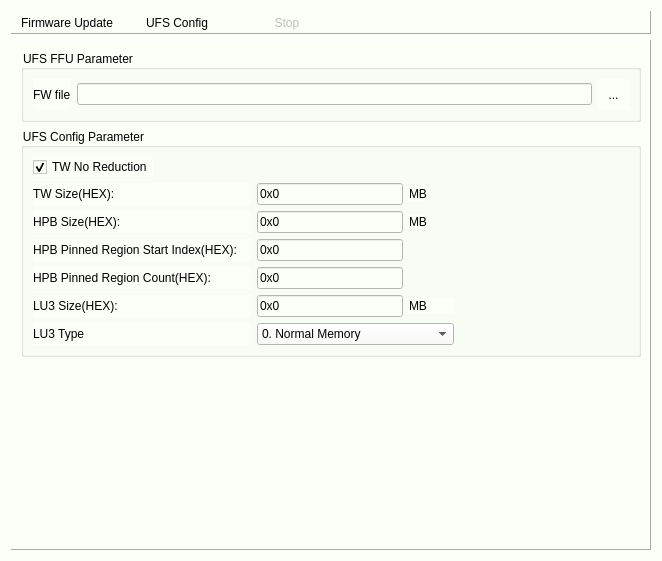
<?xml version="1.0" encoding="UTF-8"?>
<ui version="4.0">
 <class>FFUWidget</class>
 <widget class="QWidget" name="FFUWidget">
  <property name="geometry">
   <rect>
    <x>0</x>
    <y>0</y>
    <width>662</width>
    <height>561</height>
   </rect>
  </property>
  <property name="windowTitle">
   <string>Form</string>
  </property>
  <property name="styleSheet">
   <string notr="true">background-color: rgb(250, 255, 247);</string>
  </property>
  <layout class="QVBoxLayout" name="verticalLayout_3">
   <item>
    <widget class="QFrame" name="frame">
     <property name="frameShape">
      <enum>QFrame::Panel</enum>
     </property>
     <property name="frameShadow">
      <enum>QFrame::Raised</enum>
     </property>
     <layout class="QHBoxLayout" name="horizontalLayout_4">
      <property name="spacing">
       <number>0</number>
      </property>
      <property name="leftMargin">
       <number>0</number>
      </property>
      <property name="topMargin">
       <number>0</number>
      </property>
      <property name="rightMargin">
       <number>0</number>
      </property>
      <property name="bottomMargin">
       <number>0</number>
      </property>
      <item>
       <widget class="QToolButton" name="toolButton_Firmwate_Update">
        <property name="sizePolicy">
         <sizepolicy hsizetype="Fixed" vsizetype="Preferred">
          <horstretch>0</horstretch>
          <verstretch>0</verstretch>
         </sizepolicy>
        </property>
        <property name="minimumSize">
         <size>
          <width>110</width>
          <height>0</height>
         </size>
        </property>
        <property name="toolTip">
         <string>Ctrl +M</string>
        </property>
        <property name="text">
         <string>Firmware Update</string>
        </property>
        <property name="icon">
         <iconset resource="../Resources/icon.qrc">
          <normaloff>:/images/writeMemory.png</normaloff>:/images/writeMemory.png</iconset>
        </property>
        <property name="iconSize">
         <size>
          <width>24</width>
          <height>24</height>
         </size>
        </property>
        <property name="shortcut">
         <string>Ctrl+M</string>
        </property>
        <property name="toolButtonStyle">
         <enum>Qt::ToolButtonTextUnderIcon</enum>
        </property>
        <property name="autoRaise">
         <bool>true</bool>
        </property>
       </widget>
      </item>
      <item>
       <widget class="QToolButton" name="toolButton_UFS_Config">
        <property name="sizePolicy">
         <sizepolicy hsizetype="Fixed" vsizetype="Preferred">
          <horstretch>0</horstretch>
          <verstretch>0</verstretch>
         </sizepolicy>
        </property>
        <property name="minimumSize">
         <size>
          <width>110</width>
          <height>0</height>
         </size>
        </property>
        <property name="toolTip">
         <string>Ctrl +M</string>
        </property>
        <property name="text">
         <string>UFS Config</string>
        </property>
        <property name="icon">
         <iconset resource="../Resources/icon.qrc">
          <normaloff>:/images/writeMemory.png</normaloff>:/images/writeMemory.png</iconset>
        </property>
        <property name="iconSize">
         <size>
          <width>24</width>
          <height>24</height>
         </size>
        </property>
        <property name="shortcut">
         <string>Ctrl+M</string>
        </property>
        <property name="toolButtonStyle">
         <enum>Qt::ToolButtonTextUnderIcon</enum>
        </property>
        <property name="autoRaise">
         <bool>true</bool>
        </property>
       </widget>
      </item>
      <item>
       <widget class="QToolButton" name="toolButton_Stop">
        <property name="enabled">
         <bool>false</bool>
        </property>
        <property name="sizePolicy">
         <sizepolicy hsizetype="Fixed" vsizetype="Preferred">
          <horstretch>0</horstretch>
          <verstretch>0</verstretch>
         </sizepolicy>
        </property>
        <property name="minimumSize">
         <size>
          <width>110</width>
          <height>0</height>
         </size>
        </property>
        <property name="toolTip">
         <string>Shift + M</string>
        </property>
        <property name="text">
         <string>Stop</string>
        </property>
        <property name="icon">
         <iconset resource="../Resources/icon.qrc">
          <normaloff>:/images/stop.png</normaloff>:/images/stop.png</iconset>
        </property>
        <property name="iconSize">
         <size>
          <width>24</width>
          <height>24</height>
         </size>
        </property>
        <property name="shortcut">
         <string>Shift+M</string>
        </property>
        <property name="toolButtonStyle">
         <enum>Qt::ToolButtonTextUnderIcon</enum>
        </property>
        <property name="autoRaise">
         <bool>true</bool>
        </property>
       </widget>
      </item>
      <item>
       <spacer name="horizontalSpacer_4">
        <property name="orientation">
         <enum>Qt::Horizontal</enum>
        </property>
        <property name="sizeHint" stdset="0">
         <size>
          <width>479</width>
          <height>20</height>
         </size>
        </property>
       </spacer>
      </item>
     </layout>
    </widget>
   </item>
   <item>
    <widget class="QFrame" name="frame_3">
     <property name="frameShape">
      <enum>QFrame::Panel</enum>
     </property>
     <property name="frameShadow">
      <enum>QFrame::Raised</enum>
     </property>
     <layout class="QVBoxLayout" name="verticalLayout_2">
      <item>
       <widget class="QGroupBox" name="groupBox_ffu_parameter">
        <property name="enabled">
         <bool>true</bool>
        </property>
        <property name="minimumSize">
         <size>
          <width>0</width>
          <height>0</height>
         </size>
        </property>
        <property name="title">
         <string>UFS FFU Parameter</string>
        </property>
        <layout class="QHBoxLayout" name="horizontalLayout_8">
         <item>
          <widget class="QLabel" name="label_fwfile">
           <property name="text">
            <string>FW file</string>
           </property>
          </widget>
         </item>
         <item>
          <widget class="QLineEdit" name="lineEdit_fwfile"/>
         </item>
         <item>
          <widget class="QToolButton" name="toolButton_openFwFile">
           <property name="minimumSize">
            <size>
             <width>31</width>
             <height>31</height>
            </size>
           </property>
           <property name="toolTip">
            <string>Browser</string>
           </property>
           <property name="text">
            <string>...</string>
           </property>
           <property name="icon">
            <iconset resource="../Resources/icon.qrc">
             <normaloff>:/images/openFolder.png</normaloff>:/images/openFolder.png</iconset>
           </property>
           <property name="iconSize">
            <size>
             <width>24</width>
             <height>24</height>
            </size>
           </property>
           <property name="autoRaise">
            <bool>true</bool>
           </property>
          </widget>
         </item>
        </layout>
       </widget>
      </item>
      <item>
       <widget class="QGroupBox" name="groupBox_ufs_setting_parameter">
        <property name="enabled">
         <bool>true</bool>
        </property>
        <property name="minimumSize">
         <size>
          <width>0</width>
          <height>0</height>
         </size>
        </property>
        <property name="title">
         <string>UFS Config Parameter</string>
        </property>
        <property name="checkable">
         <bool>false</bool>
        </property>
        <layout class="QVBoxLayout" name="verticalLayout">
         <item>
          <layout class="QHBoxLayout" name="horizontalLayout_2">
           <item>
            <widget class="QCheckBox" name="checkBox_tw_no_reduction">
             <property name="text">
              <string>TW No Reduction</string>
             </property>
             <property name="checked">
              <bool>true</bool>
             </property>
            </widget>
           </item>
           <item>
            <spacer name="horizontalSpacer_3">
             <property name="orientation">
              <enum>Qt::Horizontal</enum>
             </property>
             <property name="sizeHint" stdset="0">
              <size>
               <width>40</width>
               <height>20</height>
              </size>
             </property>
            </spacer>
           </item>
          </layout>
         </item>
         <item>
          <layout class="QHBoxLayout" name="horizontalLayout">
           <item>
            <layout class="QGridLayout" name="gridLayout">
             <item row="0" column="0">
              <widget class="QLabel" name="label_tw_size">
               <property name="sizePolicy">
                <sizepolicy hsizetype="Preferred" vsizetype="Preferred">
                 <horstretch>0</horstretch>
                 <verstretch>0</verstretch>
                </sizepolicy>
               </property>
               <property name="minimumSize">
                <size>
                 <width>0</width>
                 <height>0</height>
                </size>
               </property>
               <property name="text">
                <string>TW Size(HEX):    </string>
               </property>
              </widget>
             </item>
             <item row="0" column="1">
              <widget class="QLineEdit" name="lineEdit_TWSize">
               <property name="sizePolicy">
                <sizepolicy hsizetype="Expanding" vsizetype="Fixed">
                 <horstretch>0</horstretch>
                 <verstretch>0</verstretch>
                </sizepolicy>
               </property>
               <property name="inputMethodHints">
                <set>Qt::ImhNone</set>
               </property>
               <property name="text">
                <string>0x0</string>
               </property>
              </widget>
             </item>
             <item row="0" column="2">
              <widget class="QLabel" name="label_21">
               <property name="sizePolicy">
                <sizepolicy hsizetype="Fixed" vsizetype="Fixed">
                 <horstretch>0</horstretch>
                 <verstretch>0</verstretch>
                </sizepolicy>
               </property>
               <property name="text">
                <string>MB</string>
               </property>
              </widget>
             </item>
             <item row="1" column="0">
              <widget class="QLabel" name="label_hpb_size">
               <property name="sizePolicy">
                <sizepolicy hsizetype="Preferred" vsizetype="Preferred">
                 <horstretch>0</horstretch>
                 <verstretch>0</verstretch>
                </sizepolicy>
               </property>
               <property name="minimumSize">
                <size>
                 <width>0</width>
                 <height>0</height>
                </size>
               </property>
               <property name="text">
                <string>HPB Size(HEX):    </string>
               </property>
              </widget>
             </item>
             <item row="1" column="1">
              <widget class="QLineEdit" name="lineEdit_HPBSize">
               <property name="sizePolicy">
                <sizepolicy hsizetype="Expanding" vsizetype="Fixed">
                 <horstretch>0</horstretch>
                 <verstretch>0</verstretch>
                </sizepolicy>
               </property>
               <property name="text">
                <string>0x0</string>
               </property>
              </widget>
             </item>
             <item row="1" column="2">
              <widget class="QLabel" name="label_6">
               <property name="sizePolicy">
                <sizepolicy hsizetype="Fixed" vsizetype="Fixed">
                 <horstretch>0</horstretch>
                 <verstretch>0</verstretch>
                </sizepolicy>
               </property>
               <property name="text">
                <string>MB</string>
               </property>
              </widget>
             </item>
             <item row="2" column="0">
              <widget class="QLabel" name="label_hpb_pinned_region_start_index">
               <property name="sizePolicy">
                <sizepolicy hsizetype="Preferred" vsizetype="Preferred">
                 <horstretch>0</horstretch>
                 <verstretch>0</verstretch>
                </sizepolicy>
               </property>
               <property name="minimumSize">
                <size>
                 <width>0</width>
                 <height>0</height>
                </size>
               </property>
               <property name="text">
                <string>HPB Pinned Region Start Index(HEX):    </string>
               </property>
              </widget>
             </item>
             <item row="2" column="1">
              <widget class="QLineEdit" name="lineEdit_HPB_Pinned_Region_Start_Index">
               <property name="sizePolicy">
                <sizepolicy hsizetype="Expanding" vsizetype="Fixed">
                 <horstretch>0</horstretch>
                 <verstretch>0</verstretch>
                </sizepolicy>
               </property>
               <property name="text">
                <string>0x0</string>
               </property>
              </widget>
             </item>
             <item row="3" column="0">
              <widget class="QLabel" name="label_hpb_pinned_region_count">
               <property name="sizePolicy">
                <sizepolicy hsizetype="Preferred" vsizetype="Preferred">
                 <horstretch>0</horstretch>
                 <verstretch>0</verstretch>
                </sizepolicy>
               </property>
               <property name="minimumSize">
                <size>
                 <width>0</width>
                 <height>0</height>
                </size>
               </property>
               <property name="text">
                <string>HPB Pinned Region Count(HEX):    </string>
               </property>
              </widget>
             </item>
             <item row="3" column="1">
              <widget class="QLineEdit" name="lineEdit_Pinned_Region_Count">
               <property name="sizePolicy">
                <sizepolicy hsizetype="Expanding" vsizetype="Fixed">
                 <horstretch>0</horstretch>
                 <verstretch>0</verstretch>
                </sizepolicy>
               </property>
               <property name="text">
                <string>0x0</string>
               </property>
              </widget>
             </item>
             <item row="4" column="0">
              <widget class="QLabel" name="label_hpb_size_3">
               <property name="minimumSize">
                <size>
                 <width>0</width>
                 <height>0</height>
                </size>
               </property>
               <property name="text">
                <string>LU3 Size(HEX): </string>
               </property>
              </widget>
             </item>
             <item row="4" column="1">
              <widget class="QLineEdit" name="lineEdit_lu3_size">
               <property name="sizePolicy">
                <sizepolicy hsizetype="Expanding" vsizetype="Fixed">
                 <horstretch>0</horstretch>
                 <verstretch>0</verstretch>
                </sizepolicy>
               </property>
               <property name="text">
                <string>0x0</string>
               </property>
              </widget>
             </item>
             <item row="4" column="2">
              <widget class="QLabel" name="label_22">
               <property name="sizePolicy">
                <sizepolicy hsizetype="Fixed" vsizetype="Fixed">
                 <horstretch>0</horstretch>
                 <verstretch>0</verstretch>
                </sizepolicy>
               </property>
               <property name="text">
                <string>MB        </string>
               </property>
              </widget>
             </item>
             <item row="5" column="0">
              <widget class="QLabel" name="label_hpb_size_2">
               <property name="minimumSize">
                <size>
                 <width>0</width>
                 <height>0</height>
                </size>
               </property>
               <property name="text">
                <string>LU3 Type</string>
               </property>
              </widget>
             </item>
             <item row="5" column="1" colspan="2">
              <widget class="QComboBox" name="comboBox_lu3_type">
               <property name="sizePolicy">
                <sizepolicy hsizetype="Expanding" vsizetype="Fixed">
                 <horstretch>0</horstretch>
                 <verstretch>0</verstretch>
                </sizepolicy>
               </property>
               <item>
                <property name="text">
                 <string>0. Normal Memory</string>
                </property>
               </item>
               <item>
                <property name="text">
                 <string>1. System code memory type</string>
                </property>
               </item>
               <item>
                <property name="text">
                 <string>2. Non-Persistent memory type</string>
                </property>
               </item>
               <item>
                <property name="text">
                 <string>3. Enhanced memory type 1</string>
                </property>
               </item>
               <item>
                <property name="text">
                 <string>4. Enhanced memory type 2</string>
                </property>
               </item>
               <item>
                <property name="text">
                 <string>5. Enhanced memory type 3</string>
                </property>
               </item>
               <item>
                <property name="text">
                 <string>6. Enhanced memory type 4</string>
                </property>
               </item>
              </widget>
             </item>
            </layout>
           </item>
           <item>
            <spacer name="horizontalSpacer">
             <property name="orientation">
              <enum>Qt::Horizontal</enum>
             </property>
             <property name="sizeHint" stdset="0">
              <size>
               <width>40</width>
               <height>20</height>
              </size>
             </property>
            </spacer>
           </item>
          </layout>
         </item>
        </layout>
       </widget>
      </item>
      <item>
       <spacer name="verticalSpacer">
        <property name="orientation">
         <enum>Qt::Vertical</enum>
        </property>
        <property name="sizeHint" stdset="0">
         <size>
          <width>17</width>
          <height>116</height>
         </size>
        </property>
       </spacer>
      </item>
     </layout>
    </widget>
   </item>
  </layout>
 </widget>
 <resources>
  <include location="../Resources/icon.qrc"/>
 </resources>
 <connections/>
</ui>
